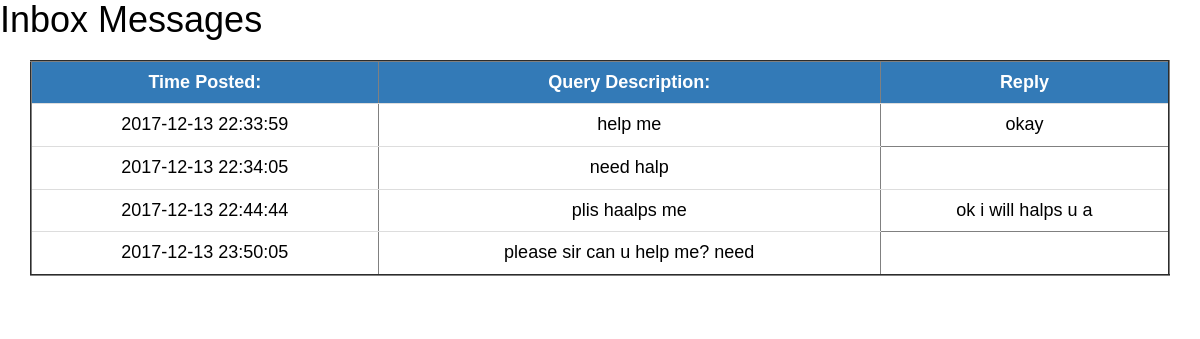
Page /inbox.php (signed in) on the committed database.
### tables this page shows
CREATE TABLE `queries` (
  `qId` int(11) NOT NULL,
  `uId` int(11) NOT NULL,
  `uName` varchar(255) NOT NULL,
  `query` varchar(255) NOT NULL,
  `replied` int(11) NOT NULL,
  `qdate` timestamp NOT NULL DEFAULT CURRENT_TIMESTAMP
);

CREATE TABLE `inbox` (
  `iId` int(11) NOT NULL,
  `qId` int(11) NOT NULL,
  `uId` int(11) NOT NULL,
  `message` varchar(255) NOT NULL,
  `qdate` timestamp NOT NULL DEFAULT CURRENT_TIMESTAMP
);

### inbox.php (the view, shortened to what this page needs)
<?php include("connection.php");
@include("session.php"); ?>
<!DOCTYPE HTML>
<html>
<head>
	<link href="fonts/mainfont.css" rel="stylesheet">
	<link rel="stylesheet" href="css/animate.css">
	<link rel="stylesheet" href="css/icomoon.css">
	<link rel="stylesheet" href="css/themify-icons.css">
	<link rel="stylesheet" href="css/bootstrap.css">
	<link rel="stylesheet" href="css/magnific-popup.css">
	<link rel="stylesheet" href="css/owl.carousel.min.css">
	<link rel="stylesheet" href="css/owl.theme.default.min.css">
	<link rel="stylesheet" href="css/style.css">
</head>
<body>
	<h1>Inbox Messages</h1>
	<div class="container">
		<div class="form-group row">
			<div class="container">
				<table  class="table" border="2">
					<tr>
						<th class='bg-primary text-center'>Time Posted:</th>
						<th class='bg-primary text-center'>Query Description:</th>
						<th class='bg-primary text-center'>Reply</th>
					</tr>
					<?php
					$id=$_SESSION['id'];
					$result=mysqli_query($con,"select * from queries WHERE uId='$id' ORDER BY qdate ASC");
					while($row=$data = mysqli_fetch_assoc($result)){
						echo "
						<tr>
						<td class='text-center'> ".$row['qdate']."</td>
						<td class='text-center'> ".$row['query']."</td>";
						$ourqid=$row['qId'];
						$result2=mysqli_query($con,"select message from inbox WHERE qId='$ourqid'");
						while($row2 = mysqli_fetch_assoc($result2)){
							echo "<td class='text-center'>".$row2['message']."</td>";
						}
						echo "</tr>";
					}
					?>
				</table>
			</div>
		</div>
	</body>
	</html>

### css/style.css (style rules this page uses)
body { font-family: "Raleway", Arial, sans-serif; font-weight: 400; font-size: 18px; line-height: 1.7; color: black; background: #fff; }
h1, h2, h3, h4, h5, h6, figure { color: #000; font-family: "Raleway", Arial, sans-serif; font-weight: 400; margin: 0 0 20px 0; }

### rows in the picture
queries: qdate "2017-12-13 22:33:59", query "help me"
inbox: message "okay"
queries: qdate "2017-12-13 22:34:05", query "need halp"
queries: qdate "2017-12-13 22:44:44", query "plis haalps me"
inbox: message "ok i will halps u a"
queries: qdate "2017-12-13 23:50:05", query "please sir can u help me? need"
